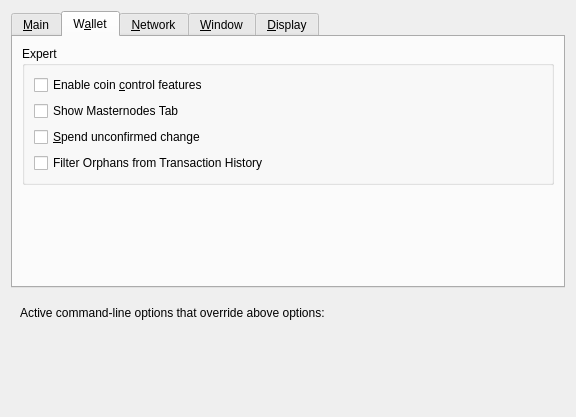
<?xml version="1.0" encoding="UTF-8"?>
<ui version="4.0">
 <class>OptionsDialog</class>
 <widget class="QDialog" name="OptionsDialog">
  <property name="geometry">
   <rect>
    <x>0</x>
    <y>0</y>
    <width>576</width>
    <height>417</height>
   </rect>
  </property>
  <property name="windowTitle">
   <string>Options</string>
  </property>
  <property name="modal">
   <bool>true</bool>
  </property>
  <layout class="QVBoxLayout" name="verticalLayout">
   <item>
    <widget class="QTabWidget" name="tabWidget">
     <property name="currentIndex">
      <number>1</number>
     </property>
     <widget class="QWidget" name="tabMain">
      <attribute name="title">
       <string>&amp;Main</string>
      </attribute>
      <layout class="QVBoxLayout" name="verticalLayout_Main">
       <item>
        <widget class="QCheckBox" name="bitcoinAtStartup">
         <property name="toolTip">
          <string>Automatically start TUSC after logging in to the system.</string>
         </property>
         <property name="text">
          <string>&amp;Start TUSC on system login</string>
         </property>
        </widget>
       </item>
       <item>
        <layout class="QHBoxLayout" name="horizontalLayout_2_Main">
         <item>
          <widget class="QLabel" name="databaseCacheLabel">
           <property name="text">
            <string>Size of &amp;database cache</string>
           </property>
           <property name="textFormat">
            <enum>Qt::PlainText</enum>
           </property>
           <property name="buddy">
            <cstring>databaseCache</cstring>
           </property>
          </widget>
         </item>
         <item>
          <widget class="QSpinBox" name="databaseCache"/>
         </item>
         <item>
          <widget class="QLabel" name="databaseCacheUnitLabel">
           <property name="text">
            <string>MB</string>
           </property>
           <property name="textFormat">
            <enum>Qt::PlainText</enum>
           </property>
          </widget>
         </item>
         <item>
          <spacer name="horizontalSpacer_2_Main">
           <property name="orientation">
            <enum>Qt::Horizontal</enum>
           </property>
           <property name="sizeHint" stdset="0">
            <size>
             <width>40</width>
             <height>20</height>
            </size>
           </property>
          </spacer>
         </item>
        </layout>
       </item>
       <item>
        <layout class="QHBoxLayout" name="horizontalLayout_3_Main">
         <item>
          <widget class="QLabel" name="threadsScriptVerifLabel">
           <property name="text">
            <string>Number of script &amp;verification threads</string>
           </property>
           <property name="textFormat">
            <enum>Qt::PlainText</enum>
           </property>
           <property name="buddy">
            <cstring>threadsScriptVerif</cstring>
           </property>
          </widget>
         </item>
         <item>
          <widget class="QSpinBox" name="threadsScriptVerif">
           <property name="toolTip">
            <string>(0 = auto, &lt;0 = leave that many cores free)</string>
           </property>
          </widget>
         </item>
         <item>
          <spacer name="horizontalSpacer_3_Main">
           <property name="orientation">
            <enum>Qt::Horizontal</enum>
           </property>
           <property name="sizeHint" stdset="0">
            <size>
             <width>40</width>
             <height>20</height>
            </size>
           </property>
          </spacer>
         </item>
        </layout>
       </item>
       <item>
        <spacer name="verticalSpacer_Main">
         <property name="orientation">
          <enum>Qt::Vertical</enum>
         </property>
         <property name="sizeHint" stdset="0">
          <size>
           <width>20</width>
           <height>40</height>
          </size>
         </property>
        </spacer>
       </item>
       <item>
        <layout class="QHBoxLayout" name="horizontalLayout_4_Main">
         <item>
          <widget class="QLabel" name="label">
           <property name="toolTip">
            <string>This setting determines the amount of individual masternodes that an input will be anonymized through.&lt;br/&gt;More rounds of anonymization gives a higher degree of privacy, but also costs more in fees.</string>
           </property>
           <property name="text">
            <string>Obfuscation rounds to use</string>
           </property>
          </widget>
         </item>
         <item>
          <widget class="QSpinBox" name="obfuscationRounds">
           <property name="minimum">
            <number>2</number>
           </property>
           <property name="maximum">
            <number>8</number>
           </property>
           <property name="value">
            <number>4</number>
           </property>
          </widget>
         </item>
        </layout>
       </item>
       <item>
        <layout class="QHBoxLayout" name="horizontalLayout">
         <item>
          <widget class="QLabel" name="label_2">
           <property name="toolTip">
            <string>This amount acts as a threshold to turn off Obfuscation once it's reached.</string>
           </property>
           <property name="statusTip">
            <string notr="true"/>
           </property>
           <property name="whatsThis">
            <string notr="true"/>
           </property>
           <property name="accessibleName">
            <string notr="true"/>
           </property>
           <property name="accessibleDescription">
            <string notr="true"/>
           </property>
           <property name="text">
            <string>Amount of TUSC to keep anonymized</string>
           </property>
          </widget>
         </item>
         <item>
          <widget class="QSpinBox" name="anonymizeTUSC">
           <property name="minimum">
            <number>100</number>
           </property>
           <property name="maximum">
            <number>100000</number>
           </property>
           <property name="singleStep">
            <number>100</number>
           </property>
           <property name="value">
            <number>1000</number>
           </property>
          </widget>
         </item>
        </layout>
       </item>
      </layout>
     </widget>
     <widget class="QWidget" name="tabWallet">
      <attribute name="title">
       <string>W&amp;allet</string>
      </attribute>
      <layout class="QVBoxLayout" name="verticalLayout_Wallet">
       <item>
        <widget class="QGroupBox" name="groupBox">
         <property name="title">
          <string>Expert</string>
         </property>
         <layout class="QVBoxLayout" name="verticalLayout_2">
          <item>
           <widget class="QCheckBox" name="coinControlFeatures">
            <property name="toolTip">
             <string>Whether to show coin control features or not.</string>
            </property>
            <property name="text">
             <string>Enable coin &amp;control features</string>
            </property>
           </widget>
          </item>
          <item>
           <widget class="QCheckBox" name="showMasternodesTab">
            <property name="toolTip">
             <string>Show additional tab listing all your masternodes in first sub-tab&lt;br/&gt;and all masternodes on the network in second sub-tab.</string>
            </property>
            <property name="text">
             <string>Show Masternodes Tab</string>
            </property>
           </widget>
          </item>
          <item>
           <widget class="QCheckBox" name="spendZeroConfChange">
            <property name="toolTip">
             <string>If you disable the spending of unconfirmed change, the change from a transaction&lt;br/&gt;cannot be used until that transaction has at least one confirmation.&lt;br/&gt;This also affects how your balance is computed.</string>
            </property>
            <property name="text">
             <string>&amp;Spend unconfirmed change</string>
            </property>
           </widget>
          </item>
          <item>
           <widget class="QCheckBox" name="showOrphans">
            <property name="text">
             <string>Filter Orphans from Transaction History</string>
            </property>
           </widget>
          </item>
         </layout>
        </widget>
       </item>
       <item>
        <spacer name="verticalSpacer_Wallet">
         <property name="orientation">
          <enum>Qt::Vertical</enum>
         </property>
         <property name="sizeHint" stdset="0">
          <size>
           <width>20</width>
           <height>40</height>
          </size>
         </property>
        </spacer>
       </item>
      </layout>
     </widget>
     <widget class="QWidget" name="tabNetwork">
      <attribute name="title">
       <string>&amp;Network</string>
      </attribute>
      <layout class="QVBoxLayout" name="verticalLayout_Network">
       <item>
        <widget class="QCheckBox" name="mapPortUpnp">
         <property name="toolTip">
          <string>Automatically open the TUSC client port on the router. This only works when your router supports UPnP and it is enabled.</string>
         </property>
         <property name="text">
          <string>Map port using &amp;UPnP</string>
         </property>
        </widget>
       </item>
       <item>
        <widget class="QCheckBox" name="allowIncoming">
         <property name="toolTip">
          <string>Accept connections from outside</string>
         </property>
         <property name="text">
          <string>Allow incoming connections</string>
         </property>
        </widget>
       </item>
       <item>
        <widget class="QCheckBox" name="connectSocks">
         <property name="toolTip">
          <string>Connect to the TUSC network through a SOCKS5 proxy.</string>
         </property>
         <property name="text">
          <string>&amp;Connect through SOCKS5 proxy (default proxy):</string>
         </property>
        </widget>
       </item>
       <item>
        <layout class="QHBoxLayout" name="horizontalLayout_1_Network">
         <item>
          <widget class="QLabel" name="proxyIpLabel">
           <property name="text">
            <string>Proxy &amp;IP:</string>
           </property>
           <property name="textFormat">
            <enum>Qt::PlainText</enum>
           </property>
           <property name="buddy">
            <cstring>proxyIp</cstring>
           </property>
          </widget>
         </item>
         <item>
          <widget class="QValidatedLineEdit" name="proxyIp">
           <property name="minimumSize">
            <size>
             <width>140</width>
             <height>0</height>
            </size>
           </property>
           <property name="maximumSize">
            <size>
             <width>140</width>
             <height>16777215</height>
            </size>
           </property>
           <property name="toolTip">
            <string>IP address of the proxy (e.g. IPv4: 127.0.0.1 / IPv6: ::1)</string>
           </property>
          </widget>
         </item>
         <item>
          <widget class="QLabel" name="proxyPortLabel">
           <property name="text">
            <string>&amp;Port:</string>
           </property>
           <property name="textFormat">
            <enum>Qt::PlainText</enum>
           </property>
           <property name="buddy">
            <cstring>proxyPort</cstring>
           </property>
          </widget>
         </item>
         <item>
          <widget class="QLineEdit" name="proxyPort">
           <property name="minimumSize">
            <size>
             <width>55</width>
             <height>0</height>
            </size>
           </property>
           <property name="maximumSize">
            <size>
             <width>55</width>
             <height>16777215</height>
            </size>
           </property>
           <property name="toolTip">
            <string>Port of the proxy (e.g. 9050)</string>
           </property>
          </widget>
         </item>
         <item>
          <spacer name="horizontalSpacer_1_Network">
           <property name="orientation">
            <enum>Qt::Horizontal</enum>
           </property>
           <property name="sizeHint" stdset="0">
            <size>
             <width>40</width>
             <height>20</height>
            </size>
           </property>
          </spacer>
         </item>
        </layout>
       </item>
       <item>
        <spacer name="verticalSpacer_Network">
         <property name="orientation">
          <enum>Qt::Vertical</enum>
         </property>
         <property name="sizeHint" stdset="0">
          <size>
           <width>20</width>
           <height>40</height>
          </size>
         </property>
        </spacer>
       </item>
      </layout>
     </widget>
     <widget class="QWidget" name="tabWindow">
      <attribute name="title">
       <string>&amp;Window</string>
      </attribute>
      <layout class="QVBoxLayout" name="verticalLayout_Window">
       <item>
        <widget class="QCheckBox" name="minimizeToTray">
         <property name="toolTip">
          <string>Show only a tray icon after minimizing the window.</string>
         </property>
         <property name="text">
          <string>&amp;Minimize to the tray instead of the taskbar</string>
         </property>
        </widget>
       </item>
       <item>
        <widget class="QCheckBox" name="minimizeOnClose">
         <property name="toolTip">
          <string>Minimize instead of exit the application when the window is closed. When this option is enabled, the application will be closed only after selecting Quit in the menu.</string>
         </property>
         <property name="text">
          <string>M&amp;inimize on close</string>
         </property>
        </widget>
       </item>
       <item>
        <spacer name="verticalSpacer_Window">
         <property name="orientation">
          <enum>Qt::Vertical</enum>
         </property>
         <property name="sizeHint" stdset="0">
          <size>
           <width>20</width>
           <height>40</height>
          </size>
         </property>
        </spacer>
       </item>
      </layout>
     </widget>
     <widget class="QWidget" name="tabDisplay">
      <attribute name="title">
       <string>&amp;Display</string>
      </attribute>
      <layout class="QVBoxLayout" name="verticalLayout_Display">
       <item>
        <layout class="QHBoxLayout" name="horizontalLayout_1_Display">
         <item>
          <widget class="QLabel" name="langLabel">
           <property name="text">
            <string>User Interface &amp;language:</string>
           </property>
           <property name="textFormat">
            <enum>Qt::PlainText</enum>
           </property>
           <property name="buddy">
            <cstring>lang</cstring>
           </property>
          </widget>
         </item>
         <item>
          <widget class="QValueComboBox" name="lang">
           <property name="toolTip">
            <string>The user interface language can be set here. This setting will take effect after restarting TUSC.</string>
           </property>
          </widget>
         </item>
        </layout>
       </item>
       <item>
        <widget class="QLabel" name="label_3">
         <property name="toolTip">
          <string notr="true"/>
         </property>
         <property name="statusTip">
          <string notr="true"/>
         </property>
         <property name="whatsThis">
          <string notr="true"/>
         </property>
         <property name="accessibleName">
          <string notr="true"/>
         </property>
         <property name="text">
          <string>Language missing or translation incomplete? Help contributing translations here:
https://www.transifex.com/tusc-project/tusc-project-translations</string>
         </property>
         <property name="wordWrap">
          <bool>true</bool>
         </property>
         <property name="openExternalLinks">
          <bool>true</bool>
         </property>
         <property name="textInteractionFlags">
          <set>Qt::TextBrowserInteraction</set>
         </property>
        </widget>
       </item>
       <item>
        <layout class="QHBoxLayout" name="horizontalLayout_4_Display" stretch="0,0">
         <item>
          <widget class="QLabel" name="themeLabel">
           <property name="text">
            <string>User Interface Theme:</string>
           </property>
          </widget>
         </item>
         <item>
          <widget class="QValueComboBox" name="theme"/>
         </item>
        </layout>
       </item>
       <item>
        <widget class="Line" name="line">
         <property name="orientation">
          <enum>Qt::Horizontal</enum>
         </property>
        </widget>
       </item>
       <item>
        <layout class="QHBoxLayout" name="horizontalLayout_2_Display">
         <item>
          <widget class="QLabel" name="unitLabel">
           <property name="text">
            <string>&amp;Unit to show amounts in:</string>
           </property>
           <property name="textFormat">
            <enum>Qt::PlainText</enum>
           </property>
           <property name="buddy">
            <cstring>unit</cstring>
           </property>
          </widget>
         </item>
         <item>
          <widget class="QValueComboBox" name="unit">
           <property name="toolTip">
            <string>Choose the default subdivision unit to show in the interface and when sending coins.</string>
           </property>
          </widget>
         </item>
        </layout>
       </item>
       <item>
        <layout class="QHBoxLayout" name="horizontalLayout_5_Display">
         <item>
          <widget class="QLabel" name="digitsLabel">
           <property name="text">
            <string>Decimal digits</string>
           </property>
          </widget>
         </item>
         <item>
          <widget class="QValueComboBox" name="digits"/>
         </item>
        </layout>
       </item>
       <item>
        <layout class="QHBoxLayout" name="horizontalLayout_3_Display">
         <item>
          <widget class="QLabel" name="thirdPartyTxUrlsLabel">
           <property name="toolTip">
            <string>Third party URLs (e.g. a block explorer) that appear in the transactions tab as context menu items. %s in the URL is replaced by transaction hash. Multiple URLs are separated by vertical bar |.</string>
           </property>
           <property name="text">
            <string>Third party transaction URLs</string>
           </property>
           <property name="buddy">
            <cstring>thirdPartyTxUrls</cstring>
           </property>
          </widget>
         </item>
         <item>
          <widget class="QLineEdit" name="thirdPartyTxUrls">
           <property name="toolTip">
            <string>Third party URLs (e.g. a block explorer) that appear in the transactions tab as context menu items. %s in the URL is replaced by transaction hash. Multiple URLs are separated by vertical bar |.</string>
           </property>
          </widget>
         </item>
        </layout>
       </item>
       <item>
        <spacer name="verticalSpacer">
         <property name="orientation">
          <enum>Qt::Vertical</enum>
         </property>
         <property name="sizeHint" stdset="0">
          <size>
           <width>20</width>
           <height>40</height>
          </size>
         </property>
        </spacer>
       </item>
      </layout>
     </widget>
    </widget>
   </item>
   <item>
    <widget class="QFrame" name="frame">
     <layout class="QVBoxLayout" name="verticalLayout_Bottom">
      <item>
       <layout class="QHBoxLayout" name="horizontalLayout_Bottom">
        <item>
         <widget class="QLabel" name="overriddenByCommandLineInfoLabel">
          <property name="text">
           <string>Active command-line options that override above options:</string>
          </property>
          <property name="textFormat">
           <enum>Qt::PlainText</enum>
          </property>
         </widget>
        </item>
        <item>
         <spacer name="horizontalSpacer_Bottom">
          <property name="orientation">
           <enum>Qt::Horizontal</enum>
          </property>
          <property name="sizeHint" stdset="0">
           <size>
            <width>40</width>
            <height>20</height>
           </size>
          </property>
         </spacer>
        </item>
       </layout>
      </item>
      <item>
       <widget class="QLabel" name="overriddenByCommandLineLabel">
        <property name="text">
         <string/>
        </property>
        <property name="textFormat">
         <enum>Qt::PlainText</enum>
        </property>
        <property name="wordWrap">
         <bool>true</bool>
        </property>
       </widget>
      </item>
     </layout>
    </widget>
   </item>
   <item>
    <layout class="QHBoxLayout" name="horizontalLayout_Buttons">
     <item>
      <widget class="QtMaterialFlatButton" name="resetButton" native="true">
       <property name="toolTip">
        <string>Reset all client options to default.</string>
       </property>
       <property name="text" stdset="0">
        <string>Reset Options</string>
       </property>
       <property name="autoDefault" stdset="0">
        <bool>false</bool>
       </property>
      </widget>
     </item>
     <item>
      <spacer name="horizontalSpacer_1">
       <property name="orientation">
        <enum>Qt::Horizontal</enum>
       </property>
       <property name="sizeHint" stdset="0">
        <size>
         <width>40</width>
         <height>48</height>
        </size>
       </property>
      </spacer>
     </item>
     <item>
      <widget class="QLabel" name="statusLabel">
       <property name="minimumSize">
        <size>
         <width>200</width>
         <height>0</height>
        </size>
       </property>
       <property name="font">
        <font>
         <weight>75</weight>
         <bold>true</bold>
        </font>
       </property>
       <property name="text">
        <string/>
       </property>
       <property name="textFormat">
        <enum>Qt::PlainText</enum>
       </property>
       <property name="wordWrap">
        <bool>true</bool>
       </property>
      </widget>
     </item>
     <item>
      <spacer name="horizontalSpacer_2">
       <property name="orientation">
        <enum>Qt::Horizontal</enum>
       </property>
       <property name="sizeHint" stdset="0">
        <size>
         <width>40</width>
         <height>48</height>
        </size>
       </property>
      </spacer>
     </item>
     <item>
      <widget class="QtMaterialFlatButton" name="okButton" native="true">
       <property name="text" stdset="0">
        <string>OK</string>
       </property>
       <property name="autoDefault" stdset="0">
        <bool>false</bool>
       </property>
       <property name="default" stdset="0">
        <bool>true</bool>
       </property>
      </widget>
     </item>
     <item>
      <widget class="QtMaterialFlatButton" name="cancelButton" native="true">
       <property name="text" stdset="0">
        <string>Cancel</string>
       </property>
       <property name="autoDefault" stdset="0">
        <bool>false</bool>
       </property>
      </widget>
     </item>
    </layout>
   </item>
  </layout>
 </widget>
 <customwidgets>
  <customwidget>
   <class>QValidatedLineEdit</class>
   <extends>QLineEdit</extends>
   <header>qvalidatedlineedit.h</header>
  </customwidget>
  <customwidget>
   <class>QtMaterialFlatButton</class>
   <extends>QWidget</extends>
   <header>qtmaterialflatbutton.h</header>
   <container>1</container>
  </customwidget>
  <customwidget>
   <class>QValueComboBox</class>
   <extends>QComboBox</extends>
   <header>qvaluecombobox.h</header>
  </customwidget>
 </customwidgets>
 <resources/>
 <connections/>
</ui>
